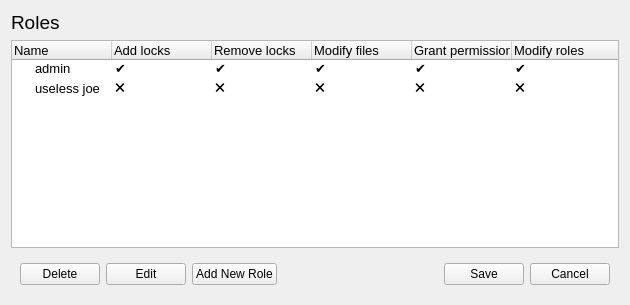
<?xml version="1.0" encoding="UTF-8"?>
<ui version="4.0">
 <class>Form</class>
 <widget class="QWidget" name="Form">
  <property name="geometry">
   <rect>
    <x>0</x>
    <y>0</y>
    <width>630</width>
    <height>305</height>
   </rect>
  </property>
  <property name="windowTitle">
   <string>Form</string>
  </property>
  <layout class="QVBoxLayout" name="verticalLayout">
   <item>
    <widget class="QLabel" name="label">
     <property name="font">
      <font>
       <pointsize>14</pointsize>
      </font>
     </property>
     <property name="text">
      <string>Roles</string>
     </property>
    </widget>
   </item>
   <item>
    <widget class="QTreeWidget" name="roleList">
     <property name="font">
      <font>
       <pointsize>10</pointsize>
      </font>
     </property>
     <property name="cursor" stdset="0">
      <cursorShape>ArrowCursor</cursorShape>
     </property>
     <property name="uniformRowHeights">
      <bool>false</bool>
     </property>
     <column>
      <property name="text">
       <string>Name</string>
      </property>
     </column>
     <column>
      <property name="text">
       <string>Add locks</string>
      </property>
     </column>
     <column>
      <property name="text">
       <string>Remove locks</string>
      </property>
     </column>
     <column>
      <property name="text">
       <string>Modify files</string>
      </property>
     </column>
     <column>
      <property name="text">
       <string>Grant permissions</string>
      </property>
     </column>
     <column>
      <property name="text">
       <string>Modify roles</string>
      </property>
     </column>
     <item>
      <property name="text">
       <string>admin</string>
      </property>
      <property name="text">
       <string>✔</string>
      </property>
      <property name="text">
       <string>✔</string>
      </property>
      <property name="text">
       <string>✔</string>
      </property>
      <property name="text">
       <string>✔</string>
      </property>
      <property name="text">
       <string>✔</string>
      </property>
     </item>
     <item>
      <property name="text">
       <string>useless joe</string>
      </property>
      <property name="text">
       <string>🗙</string>
      </property>
      <property name="text">
       <string>🗙</string>
      </property>
      <property name="text">
       <string>🗙</string>
      </property>
      <property name="text">
       <string>🗙</string>
      </property>
      <property name="text">
       <string>🗙</string>
      </property>
     </item>
    </widget>
   </item>
   <item>
    <widget class="QWidget" name="horizontalWidget" native="true">
     <property name="minimumSize">
      <size>
       <width>0</width>
       <height>10</height>
      </size>
     </property>
     <layout class="QHBoxLayout" name="horizontalLayout">
      <item>
       <widget class="QPushButton" name="deleteButton">
        <property name="text">
         <string>Delete</string>
        </property>
       </widget>
      </item>
      <item>
       <widget class="QPushButton" name="editButton">
        <property name="enabled">
         <bool>true</bool>
        </property>
        <property name="text">
         <string>Edit</string>
        </property>
       </widget>
      </item>
      <item>
       <widget class="QPushButton" name="addNewButton">
        <property name="text">
         <string>Add New Role</string>
        </property>
       </widget>
      </item>
      <item>
       <spacer name="spacer">
        <property name="orientation">
         <enum>Qt::Horizontal</enum>
        </property>
        <property name="sizeHint" stdset="0">
         <size>
          <width>40</width>
          <height>20</height>
         </size>
        </property>
       </spacer>
      </item>
      <item>
       <widget class="QPushButton" name="saveButton">
        <property name="text">
         <string>Save</string>
        </property>
       </widget>
      </item>
      <item>
       <widget class="QPushButton" name="cancelButton">
        <property name="text">
         <string>Cancel</string>
        </property>
       </widget>
      </item>
     </layout>
    </widget>
   </item>
  </layout>
 </widget>
 <resources/>
 <connections/>
</ui>
